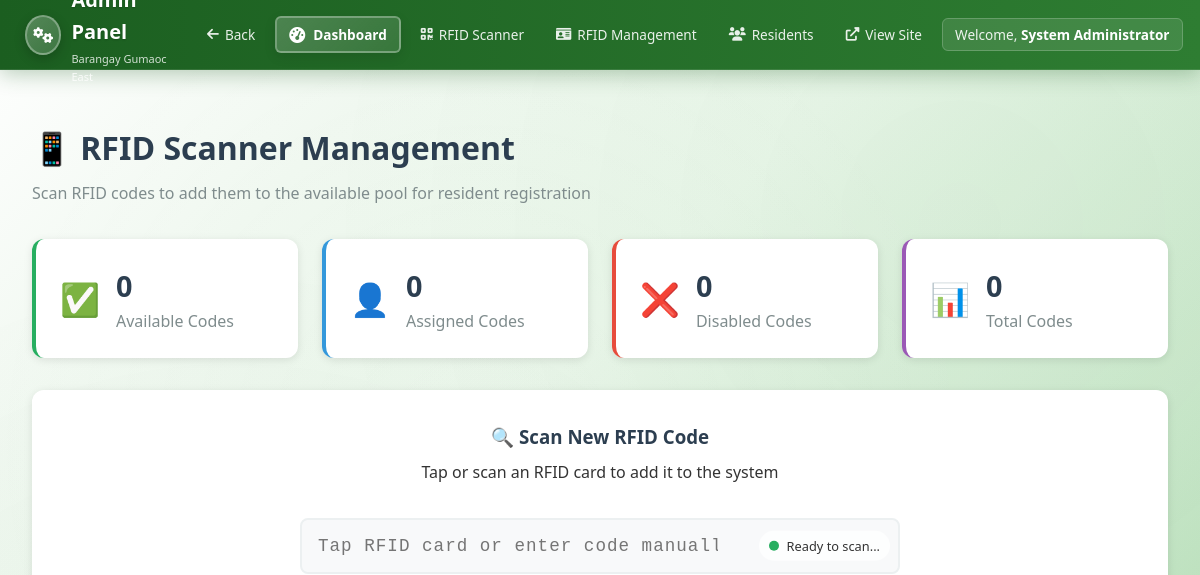
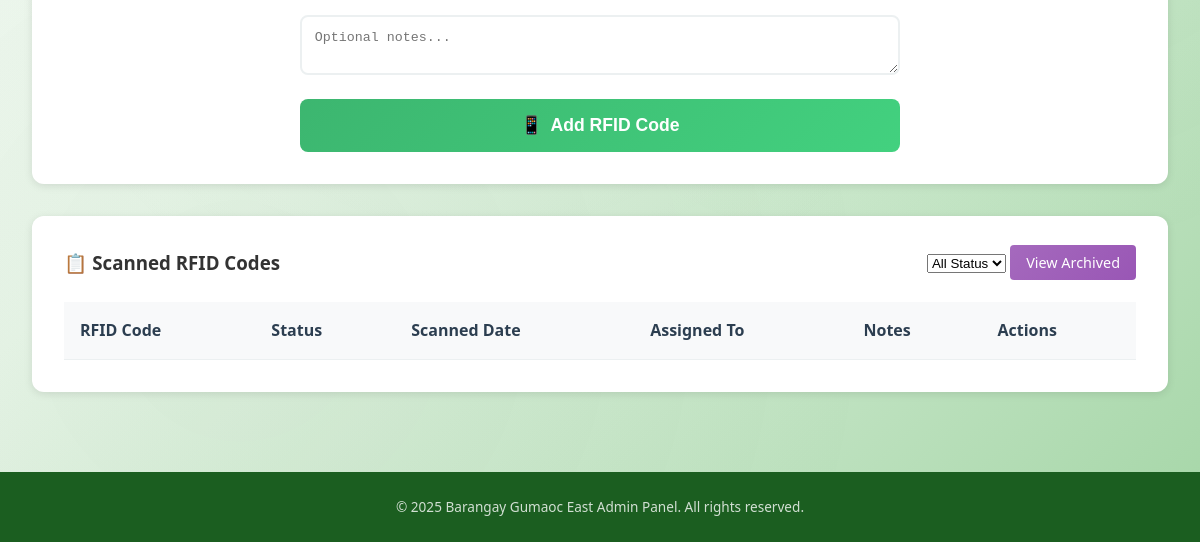
The app's page /admin/rfid-scanner.php (signed in), older data (2 pictures, top to bottom).
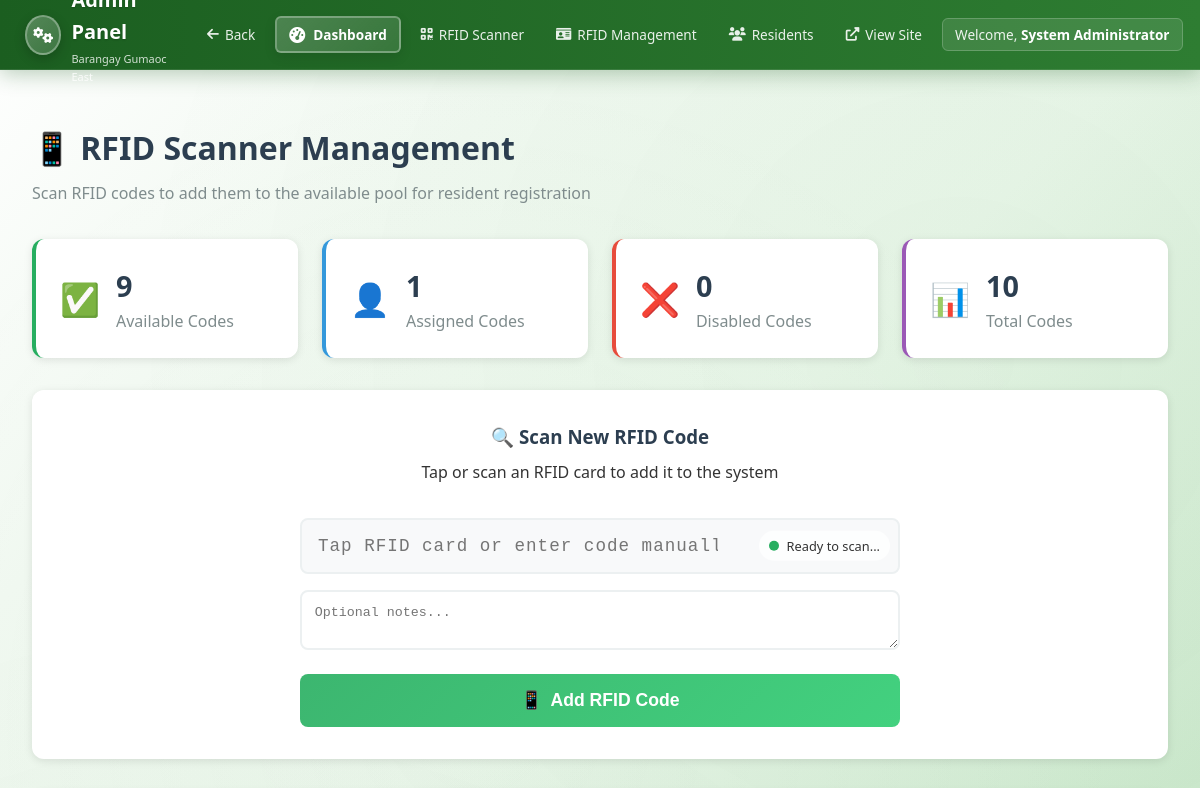
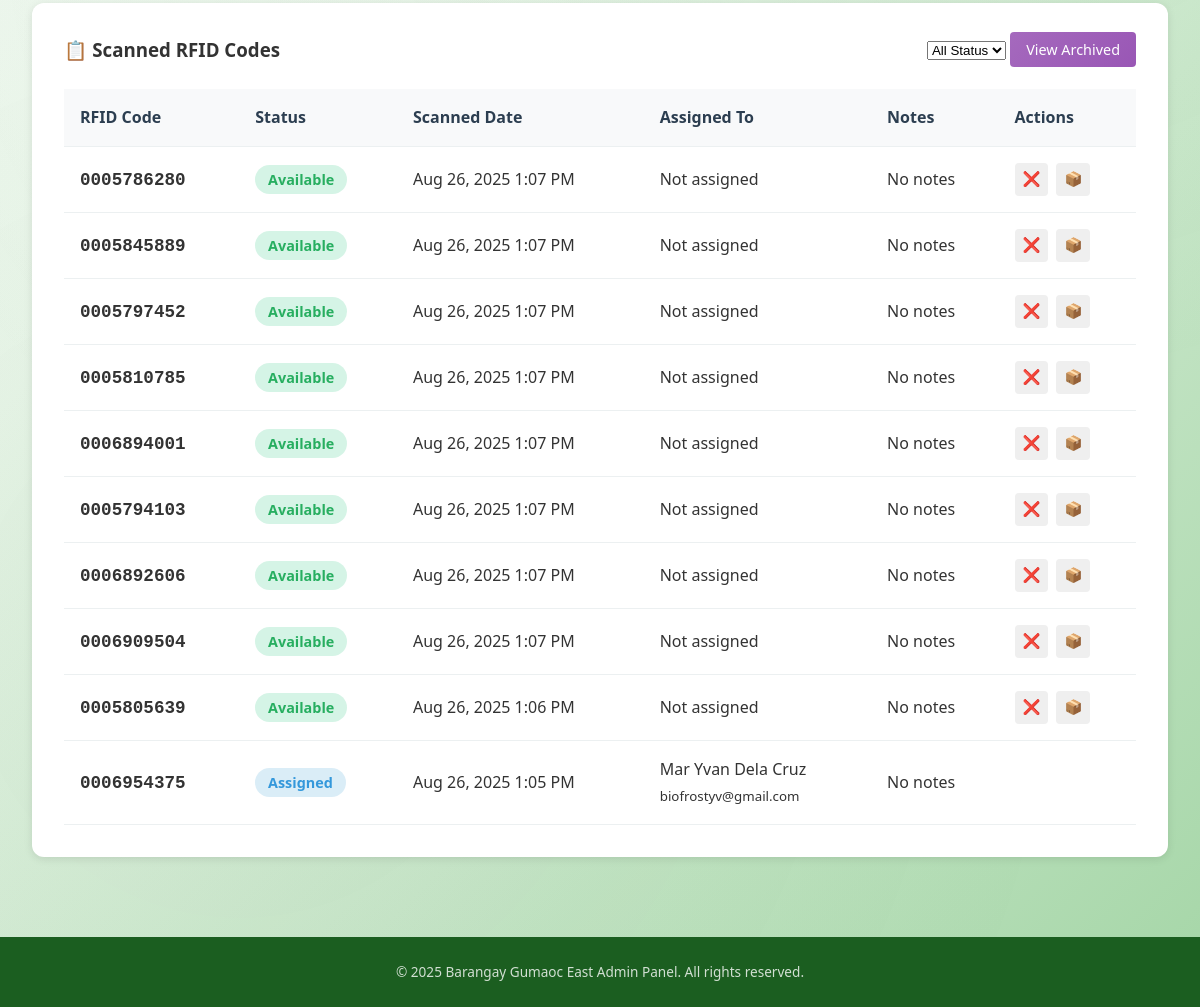
The same page, newer data (2 pictures, top to bottom).
### tables this page shows
CREATE TABLE `scanned_rfid_codes` (
  `id` int(11) NOT NULL,
  `rfid_code` varchar(50) NOT NULL,
  `status` enum('available','assigned','disabled','archived') DEFAULT 'available',
  `scanned_at` timestamp NOT NULL DEFAULT current_timestamp(),
  `assigned_at` timestamp NULL DEFAULT NULL,
  `assigned_to_resident_id` int(11) DEFAULT NULL,
  `assigned_to_email` varchar(255) DEFAULT NULL,
  `scanned_by_admin_id` int(11) DEFAULT NULL,
  `notes` text DEFAULT NULL,
  `created_at` timestamp NOT NULL DEFAULT current_timestamp(),
  `updated_at` timestamp NOT NULL DEFAULT current_timestamp() ON UPDATE current_timestamp()
);

CREATE TABLE `residents` (
  `id` int(11) NOT NULL,
  `first_name` varchar(100) NOT NULL,
  `middle_name` varchar(100) DEFAULT NULL,
  `last_name` varchar(100) NOT NULL,
  `email` varchar(255) NOT NULL,
  `phone` varchar(20) NOT NULL,
  `password` varchar(255) DEFAULT NULL,
  `address` text NOT NULL,
  `house_number` varchar(20) DEFAULT NULL,
  `barangay` varchar(100) DEFAULT 'Gumaoc East',
  `sitio` varchar(100) DEFAULT 'BLOCK',
  `interviewer` varchar(255) DEFAULT NULL,
  `interviewer_title` varchar(255) DEFAULT NULL,
  `birthdate` date NOT NULL,
  `birth_place` varchar(255) DEFAULT NULL,
  `gender` enum('Male','Female','Other') NOT NULL,
  `civil_status` enum('Single','Married','Widowed','Separated','Divorced') NOT NULL,
  `rfid_code` varchar(50) DEFAULT NULL,
  `rfid` varchar(50) DEFAULT NULL,
  `status` enum('active','inactive','pending') NOT NULL DEFAULT 'active',
  `reset_otp` varchar(6) DEFAULT NULL,
  `otp_expiry` timestamp NULL DEFAULT NULL,
  `created_at` timestamp NOT NULL DEFAULT current_timestamp(),
  `updated_at` timestamp NOT NULL DEFAULT current_timestamp() ON UPDATE current_timestamp(),
  `profile_complete` tinyint(1) DEFAULT 1 COMMENT '1 = Complete Profile, 0 = Incomplete Profile',
  `created_by` int(11) DEFAULT NULL COMMENT 'ID of user who registered this family member',
  `relationship_to_head` varchar(100) DEFAULT NULL COMMENT 'Relationship to head of family'
);

### admin/rfid-scanner.php (the view, shortened to what the rows shown need)
<?php
include '../includes/db_connect.php';
$pdo->exec("
    CREATE TABLE IF NOT EXISTS scanned_rfid_codes (
        id INT PRIMARY KEY AUTO_INCREMENT,
        rfid_code VARCHAR(50) UNIQUE NOT NULL,
        status ENUM('available', 'assigned', 'disabled', 'archived') DEFAULT 'available',
        scanned_at TIMESTAMP DEFAULT CURRENT_TIMESTAMP,
        assigned_at TIMESTAMP NULL,
        assigned_to_resident_id INT NULL,
        assigned_to_email VARCHAR(255) NULL,
        scanned_by_admin_id INT NULL,
        notes TEXT NULL,
        created_at TIMESTAMP DEFAULT CURRENT_TIMESTAMP,
        updated_at TIMESTAMP DEFAULT CURRENT_TIMESTAMP ON UPDATE CURRENT_TIMESTAMP,
        INDEX idx_rfid_code (rfid_code),
        INDEX idx_status (status)
    )
");
$page = (int)($_GET['page'] ?? 1);
$per_page = 20;
$offset = ($page - 1) * $per_page;
$codes_stmt = $pdo->prepare("
    SELECT s.*,
           r.first_name, r.last_name, r.email as resident_email
    FROM scanned_rfid_codes s
    LEFT JOIN residents r ON s.assigned_to_resident_id = r.id
    WHERE s.status != 'archived'
    ORDER BY s.scanned_at DESC
    LIMIT $per_page OFFSET $offset
");
$codes_stmt->execute();
$rfid_codes = $codes_stmt->fetchAll(PDO::FETCH_ASSOC);
$base_path = '../';
include '../includes/admin_header.php';
?>
<div class="admin-content">
    <div class="content-header">
        <h1>📱 RFID Scanner Management</h1>
    </div>
    <div class="codes-section">
        <div class="codes-table-wrapper">
            <table class="codes-table">
                <thead>
                    <tr>
                        <th>RFID Code</th>
                        <th>Status</th>
                        <th>Scanned Date</th>
                        <th>Assigned To</th>
                        <th>Notes</th>
                        <th>Actions</th>
                    </tr>
                </thead>
                <tbody>
                    <?php foreach ($rfid_codes as $code): ?>
                    <tr class="status-<?php echo $code['status']; ?>">
                        <td class="rfid-code"><?php echo htmlspecialchars($code['rfid_code']); ?></td>
                        <td>
                            <span class="status-badge status-<?php echo $code['status']; ?>">
                                <?php echo ucfirst($code['status']); ?>
                            </span>
                        </td>
                        <td><?php echo date('M j, Y g:i A', strtotime($code['scanned_at'])); ?></td>
                        <td>
                            <?php if ($code['assigned_to_resident_id']): ?>
                                <span class="assigned-info">
                                    <?php echo htmlspecialchars($code['first_name'] . ' ' . $code['last_name']); ?><br>
                                    <small><?php echo htmlspecialchars($code['resident_email']); ?></small>
                                </span>
                            <?php else: ?>
                                <span class="not-assigned">Not assigned</span>
                            <?php endif; ?>
                        </td>
                        <td><?php echo htmlspecialchars($code['notes'] ?: 'No notes'); ?></td>
                        <td>
                            <div class="action-buttons">
                                <?php if ($code['status'] === 'available'): ?>
                                    <form method="POST" style="display: inline;">
                                        <button type="submit" class="btn-action btn-disable" title="Disable">❌</button>
                                    </form>
                                <?php endif; ?>
                                <?php if ($code['status'] !== 'assigned'): ?>
                                    <form method="POST" style="display: inline;" onsubmit="return confirm('Archive this RFID code?')">
                                        <button type="submit" class="btn-action btn-archive" title="Archive">📦</button>
                                    </form>
                                <?php endif; ?>
                            </div>
                        </td>
                    </tr>
                    <?php endforeach; ?>
                </tbody>
            </table>
        </div>
    </div>
</div>
<?php include '../includes/admin_footer.php'; ?>

### includes/admin_header.php (shortened to what the rows shown need)
<?php
$admin_user = ['full_name' => 'Admin User'];
if (isset($_SESSION['admin_logged_in']) && $_SESSION['admin_logged_in'] === true) {
    if (isset($pdo) && isset($_SESSION['admin_id'])) {
        try {
            $stmt = $pdo->prepare("SELECT * FROM admin_users WHERE id = ?");
            $stmt->execute([$_SESSION['admin_id']]);
            $user_data = $stmt->fetch(PDO::FETCH_ASSOC);
            if ($user_data && isset($user_data['full_name'])) {
                $admin_user = $user_data;
            } elseif ($user_data && isset($user_data['username'])) {
                $admin_user['full_name'] = $user_data['username'];
            }
        } catch (Exception $e) {
        }
    } elseif (isset($_SESSION['admin_username'])) {
        $admin_user['full_name'] = $_SESSION['admin_username'];
    }
}
?>
<!DOCTYPE html>
<html lang="en">
<head>
    <link rel="stylesheet" href="https://cdnjs.cloudflare.com/ajax/libs/font-awesome/6.0.0/css/all.min.css">
    <link rel="stylesheet" href="<?php echo $base_path ?? '../'; ?>css/styles.css">
</head>
<body>
    <nav class="admin-navbar">
        <div class="admin-navbar-container">
            <a href="dashboard.php" class="admin-brand">
                <div class="admin-brand-text">
                    <h1>Admin Panel</h1>
                </div>
            </a>
            <ul class="admin-nav-menu">
                <li>
                    <span class="admin-user-info">Welcome, <strong><?php echo htmlspecialchars($admin_user['full_name']); ?></strong></span>
                </li>
            </ul>
        </div>
    </nav>
    <main class="admin-main-content">

Row changes from the older to the newer data that the page shows:
added scanned_rfid_codes: rfid_code "0005786280", status "Available", scanned_at "Aug 26, 2025 1:07 PM", shows "Not assigned", notes "No notes"
added scanned_rfid_codes: rfid_code "0005845889", status "Available", scanned_at "Aug 26, 2025 1:07 PM", shows "Not assigned", notes "No notes"
added scanned_rfid_codes: rfid_code "0005797452", status "Available", scanned_at "Aug 26, 2025 1:07 PM", shows "Not assigned", notes "No notes"
added scanned_rfid_codes: rfid_code "0005810785", status "Available", scanned_at "Aug 26, 2025 1:07 PM", shows "Not assigned", notes "No notes"
added scanned_rfid_codes: rfid_code "0006894001", status "Available", scanned_at "Aug 26, 2025 1:07 PM", shows "Not assigned", notes "No notes"
added scanned_rfid_codes: rfid_code "0005794103", status "Available", scanned_at "Aug 26, 2025 1:07 PM", shows "Not assigned", notes "No notes"
added scanned_rfid_codes: rfid_code "0006892606", status "Available", scanned_at "Aug 26, 2025 1:07 PM", shows "Not assigned", notes "No notes"
added scanned_rfid_codes: rfid_code "0006909504", status "Available", scanned_at "Aug 26, 2025 1:07 PM", shows "Not assigned", notes "No notes"
added scanned_rfid_codes: rfid_code "0005805639", status "Available", scanned_at "Aug 26, 2025 1:06 PM", shows "Not assigned", notes "No notes"
added scanned_rfid_codes: rfid_code "0006954375", status "Assigned", scanned_at "Aug 26, 2025 1:05 PM", residents.first_name+last_name "Mar Yvan Dela Cruz", residents.email "biofrostyv@gmail.com", notes "No notes"
Text that changed along with them:
$stats['available']: "0" → "9"
$stats['assigned']: "0" → "1"
$total_codes: "0" → "10"
